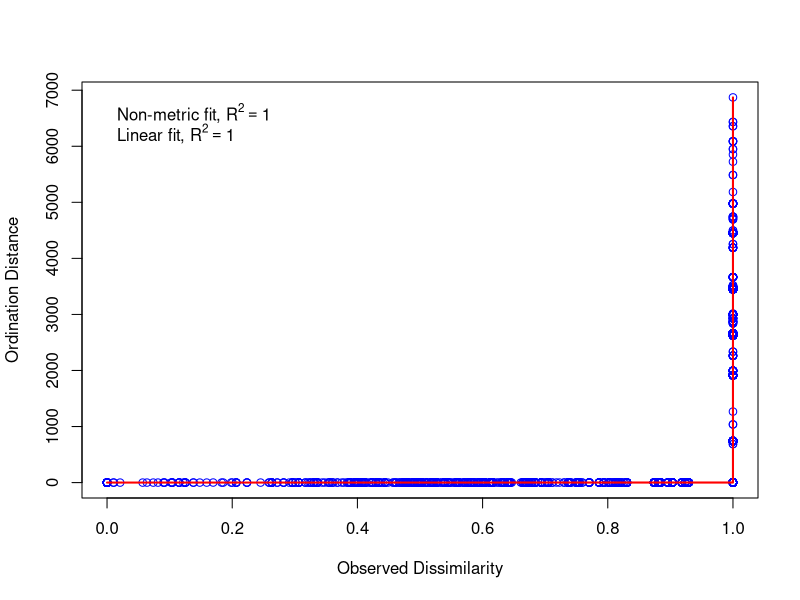
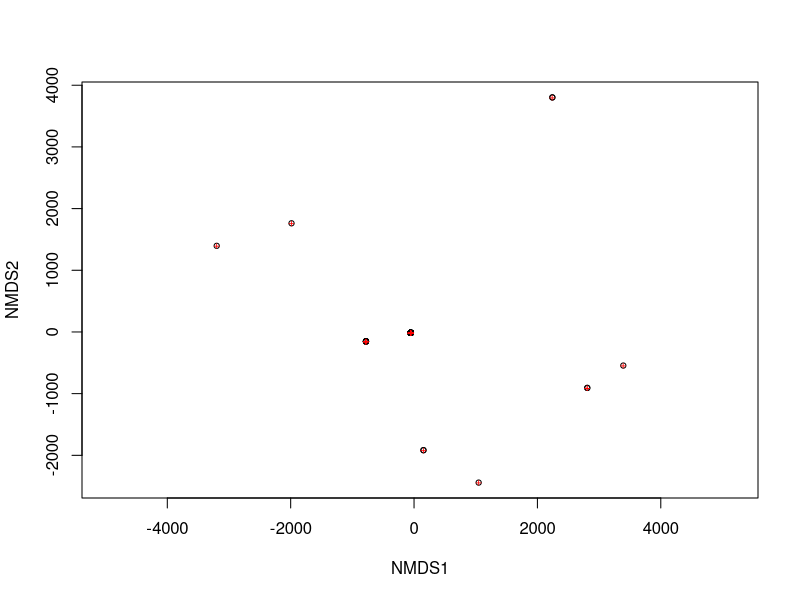
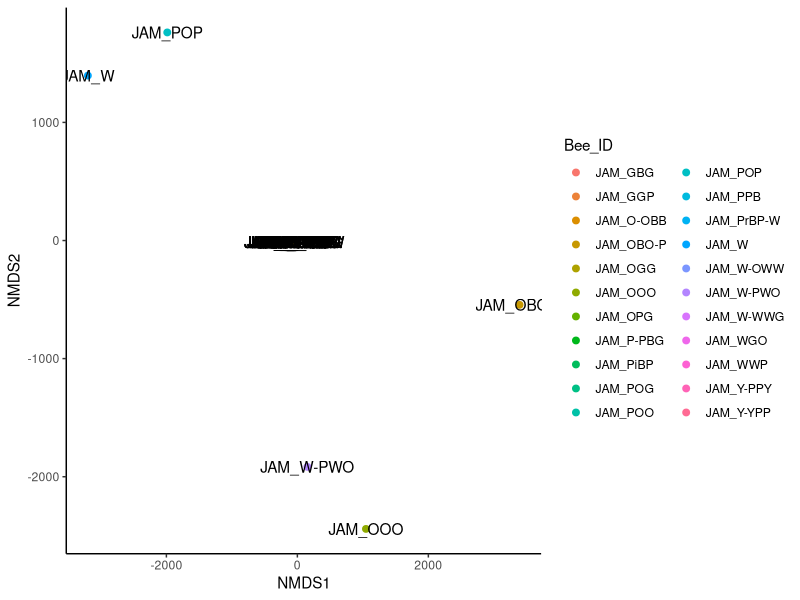

These figures' R source, in order:
## ---- chunk 1

library(tidyverse)
library(vegan) # for NMDS

# polen data
pollen_samples <- read_csv('Data/Pollen_and_Surveys/Pollen_samples_data_cleaned.csv')
# nest-level data summary
beehav_sum <- read_csv('Data/Behaviour/Behaviour_nest_summary_cleaned.csv')
# nest-level data all social statuses
beehav_full <- read_csv('Data/Behaviour/Behaviour_nest_full_cleaned.csv')
# pollen_samples and behaviour data
pollen_beehav <- read_csv('Data/Behaviour/Pollen_and_behaviour_cleaned.csv')


## ---- chunk 2

table(beehav_sum$Num_females_same_day)
# ignore: 10 nests had 0 observed females partaking in nest care
# 36 had 1 female at a given time partaking in nest care
# 3 nests had 2 females
# 2 nests had 3 females
# 2+3 / 36+2+3 = 12% are social

# mean number of females
beehav_sum %>% filter(Social_status_con == 'social')
# (2 + 2 + 2 + 3 + 3)/ 5  = 2.4

# first social nest
beehav_full %>% filter(Social_status_con == 'social')
# 2024-11-14 

# were these nests just social, or both social and solitary?
social_nests <- beehav_full %>% filter(Nest == 'J100' | Nest == 'J18' | Nest == 'J87' | Nest == 'J91' | Nest == 'J92')

# J100: 
 # 2025-01-16 - solitary for 1 day
 # 2025-02-04 - social for 1 day

# J18: 
 # 2024-11-14 to 2024-11-25 - social for 12 days (solitary for one day in between)
 # 2024-12-02 to 2025-01-16 - solitary for 45 days

# J87
 # 2024-12-17 to 2025-01-06 - solitary for 20 days
 # 2025-01-07 - social for 1 day
 # 2025-01-15 to 2025-02-04 - solitary for 20 days

# J91
 # 2025-01-16 to 2025-01-22 - social for 7 days
 # not active in subsequent recordings

# J92
 # 2025-01-16 to 2025-01-28 - social for 13 days


## ---- chunk 3

## Flower Constancy

# how many samples are above 95% of one pollen type
pollen_samples %>% filter(Count_scaled >= 285)
# 46 out of 83 samples 


## How many samples and individuals 

# how many
length(unique(pollen_samples$Bee_ID))
# 49 individuals, 83 samples, ranges 1-4 samples per bee


## NMDS for pollen composition variation among individuals 

# pivot wider
pollen_samples_wide <- pollen_samples %>% select(Bee_ID, Slide_code, Subtype, Count_scaled)
pollen_samples_wide <- pivot_wider(pollen_samples_wide, names_from = 'Subtype', values_from = 'Count_scaled', id_cols = c(Bee_ID, Slide_code))

# replace NA with 0
pollen_samples_wide[is.na(pollen_samples_wide)] <- 0

# # remove unknown types --- not for the composition question! but yes for abundannce question 
# pollen_samples_wide <- pollen_samples_wide %>% select(-`Unknown 1`, -`Unknown 2`, -`Unknown 3`, -`Unknown 4`, -`Unknown 5`, -`Unknown 6`, -`Unknown 7`)
# # now some samples have a sum of 0 (if they had only unknown pollen types) so remove them for numeric columns
# pollen_samples_wide <- pollen_samples_wide[rowSums(pollen_samples_wide[, sapply(pollen_samples_wide, is.numeric)], na.rm = TRUE) > 0, ]

# extract composition data for one df then descriptors for the other
# taxa <- pollen_samples_wide %>% select(Ranunculus:Rhododendron)
desc <- pollen_samples_wide %>% select(Bee_ID, Slide_code)

## create NMDS
# nmds_pollen_comp <- metaMDS(taxa, distance = 'bray', k = 2)


nmds_pollen_comp <- metaMDS(pollen_samples_wide[,3:30], distance = 'bray', k = 2)


## Inspect
print(nmds_pollen_comp) # stress is tiny....
stressplot(nmds_pollen_comp) # should look like stairs

plot(nmds_pollen_comp)
scores(nmds_pollen_comp)


# Extract NMDS scores for bees 
  nmds_sample_scores <-
    # get nmds scores 
    as.data.frame(scores(nmds_pollen_comp)$sites) 
  
  # missing columns I want
nmds_sample_scores$Slide_code <- pollen_samples_wide$Slide_code
  
  
  
nmds_sample_scores <- left_join(nmds_sample_scores, desc)
  
  
nmds_sample_scores %>% 
  group_by(Bee_ID) %>% 
  filter(n() >= 2) %>% # try bees with more than one sample
  ungroup() %>% 
ggplot() + 
  # add site scores
  geom_point(aes(x=NMDS1, y=NMDS2, colour = Bee_ID), 
             size = 2) + 
  geom_text(aes(x=NMDS1, y=NMDS2, label = Bee_ID)) + # add species scores
  theme_classic()
#### the groupped together chunk is flower constant samples, even of different compositions 






# try NDMS for floral abundance 





## ---- chunk 4
